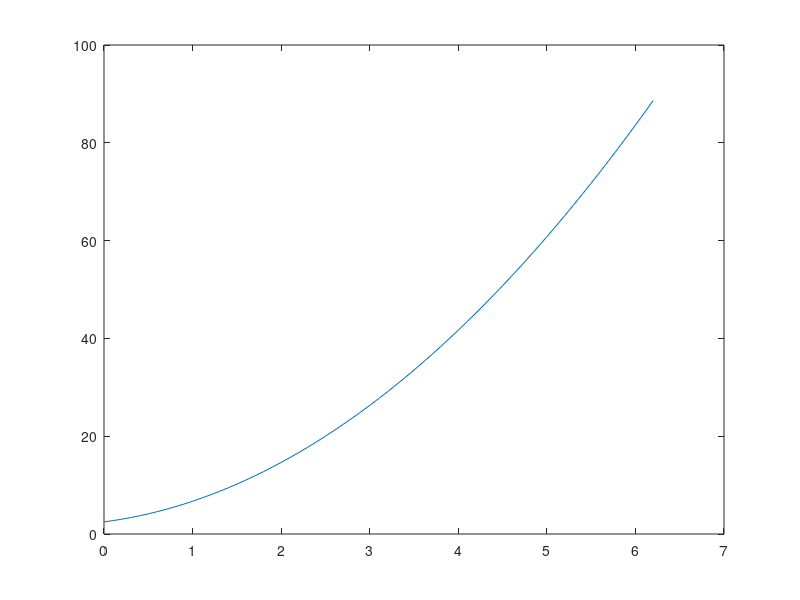

Source code (MATLAB):
N = [6 15 55; 15 55 225; 55 225 979];
r = [152.6; 585.6; 2488.8];
a = N\r
x = 0:0.1:2*pi; 
y = 2.4786 + 2.3593*x + 1.8607*x.^2;
plot(x,y)